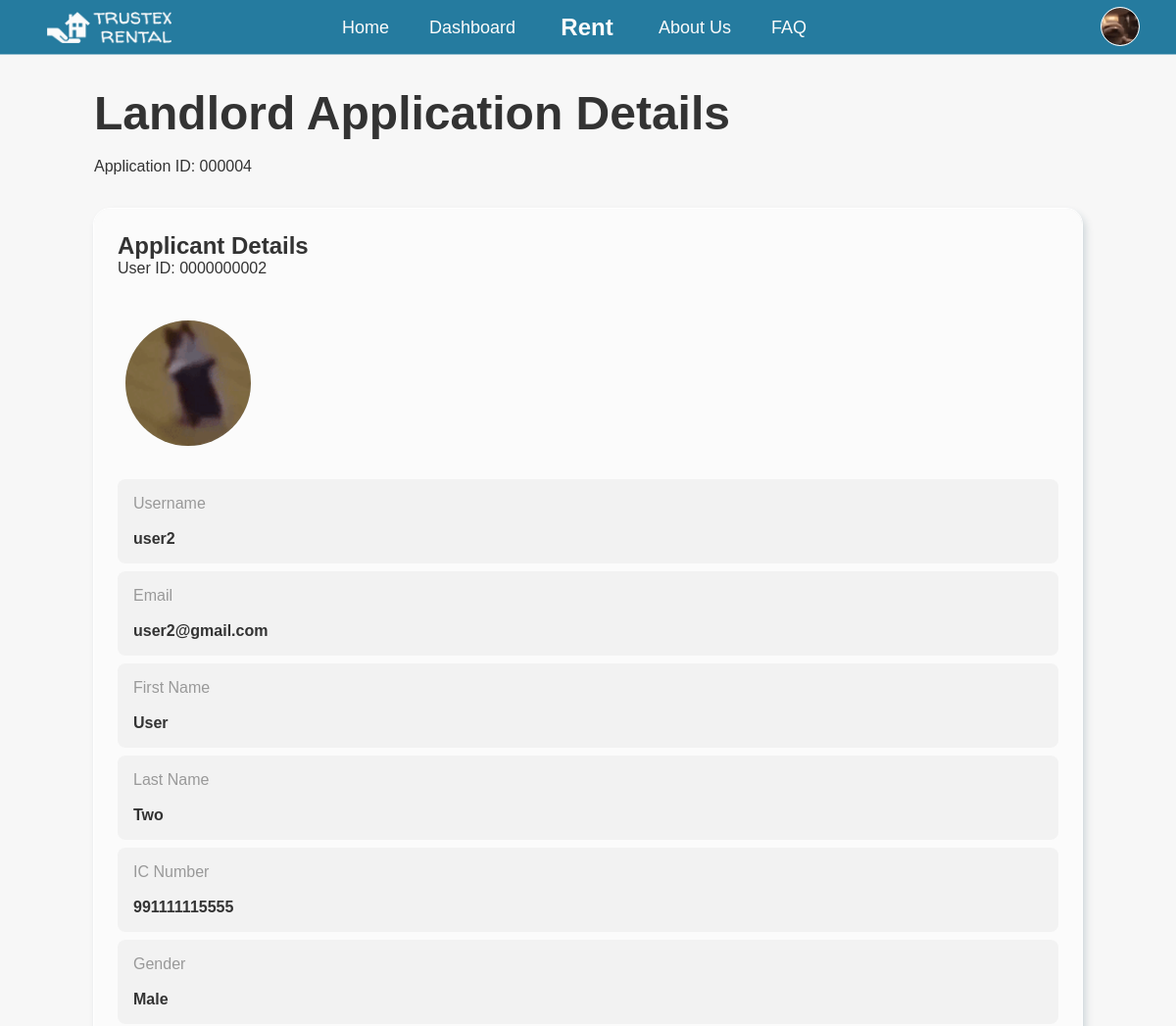
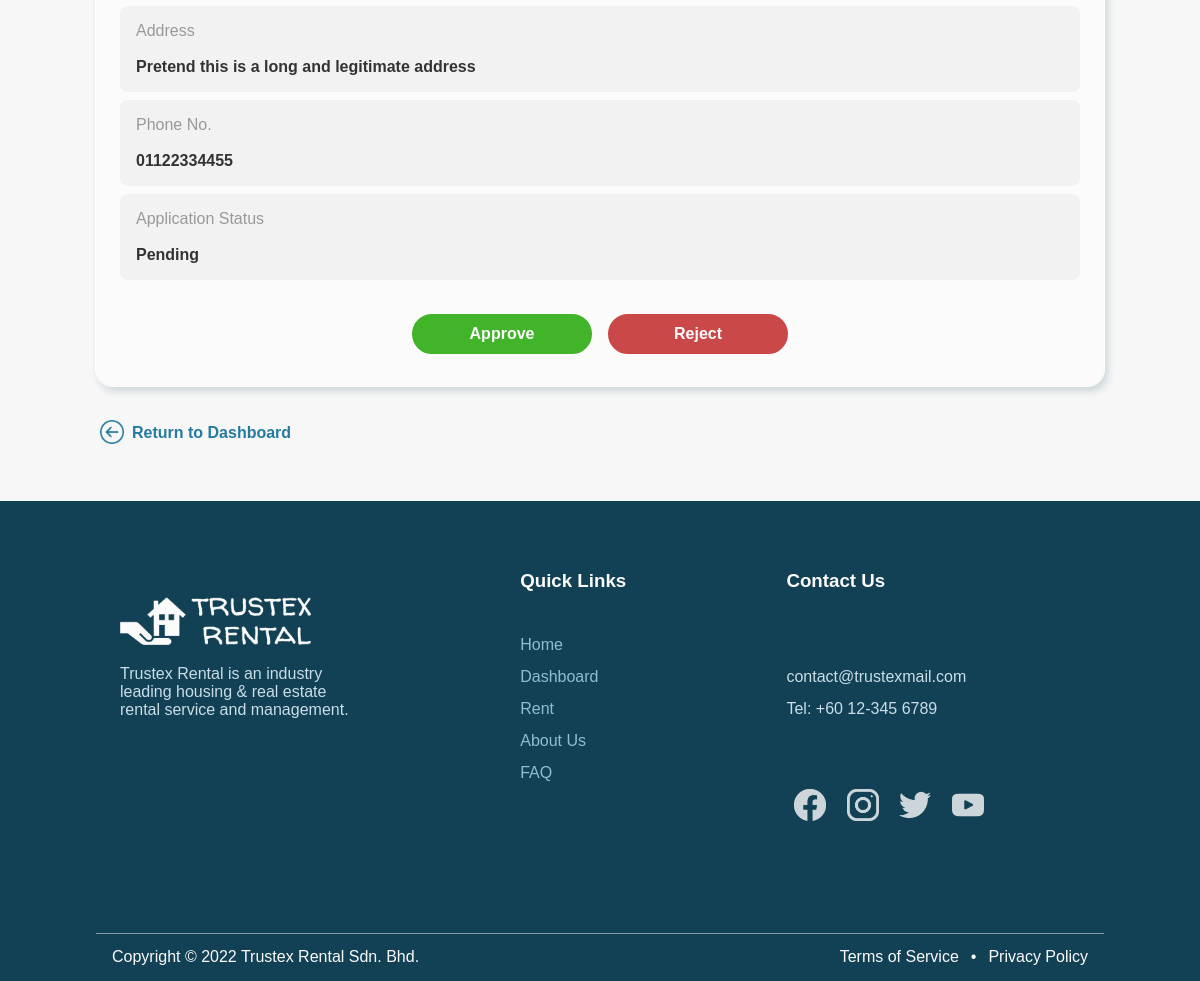
The page /application-details.php?id=4 (signed in) on the database its author committed (2 pictures, top to bottom).
### tables this page shows
CREATE TABLE `applications` (
  `applicationID` int(6) NOT NULL,
  `userID` int(10) NOT NULL,
  `userFName` varchar(32) NOT NULL,
  `userLName` varchar(32) NOT NULL,
  `userIC` varchar(12) NOT NULL,
  `userGender` char(1) NOT NULL,
  `userAddress` varchar(512) NOT NULL,
  `userPhoneNo` varchar(12) NOT NULL,
  `applicationStatus` varchar(32) NOT NULL DEFAULT 'Pending',
  `administratorID` int(4) DEFAULT NULL
);

CREATE TABLE `user` (
  `userID` int(10) NOT NULL,
  `userName` varchar(32) NOT NULL,
  `userEmail` varchar(256) NOT NULL,
  `userPassword` varchar(256) NOT NULL,
  `userType` char(1) NOT NULL DEFAULT 'T',
  `userFName` varchar(32) NOT NULL,
  `userLName` varchar(32) NOT NULL,
  `userIC` varchar(12) NOT NULL,
  `userGender` char(1) NOT NULL,
  `userAddress` varchar(512) NOT NULL,
  `userPhoneNo` varchar(12) NOT NULL
);

### application-details.php (the view, shortened to what this page needs)
<?php
  if ($_SESSION['userType'] == 'A') {
    include("dbconnect.php");
    $sql_app = "SELECT * FROM applications WHERE applicationID = '".$_GET['id']."'";
    $result_app = mysqli_query($connect, $sql_app) or die ("Error: ".mysqli_error($connect));
    $applicant = mysqli_fetch_assoc($result_app);
    $sql_user = "SELECT userName, userEmail FROM user WHERE userID = '".$applicant["userID"]."'";
    $result_user = mysqli_query($connect, $sql_user) or die ("Error: ".mysqli_error($connect));
    $applicant_user = mysqli_fetch_assoc($result_user);
    $applicantid = $applicant["applicationID"];
    $userid = $applicant["userID"];
    $username = $applicant_user["userName"];
    $email = $applicant_user["userEmail"];
    $firstname = $applicant["userFName"];
    $lastname = $applicant["userLName"];
    $ic = $applicant["userIC"];
    $gender = $applicant["userGender"];
    if ($gender == "M") {
      $gender = "Male";
    } else if ($gender == "F") {
      $gender = "Female";
    } else {
      $gender = "N/A";
    }
    $address = $applicant["userAddress"];
    $phoneno = $applicant["userPhoneNo"];
    $status = $applicant["applicationStatus"];
?>
<!DOCTYPE html>
<html>
  <body id="application-form">
    <div class="default-container container-margin">
      <h1>Landlord Application Details</h1><br>
      <p>Application ID: <?php echo sprintf('%06d', $applicantid) ?></p><br>
      <div class="max-container application-details-container">
        <h2>Applicant Details</h2>
        <p>User ID: <?php echo sprintf('%010d', $userid) ?></p><br><br>
        <?php
          $profileicon = "assets/images/users/user-".sprintf('%010d', $applicant['userID'])."/profile-picture/profile-picture.png";
        ?>
        <div class="propic-container propic-applicant-details-container">
          <image class="profile-pic" src=" <?php echo $profileicon ?> " onerror="this.onerror=null; this.src='assets/images/profile-default.png'"></image>
        </div><br>
        <div class="application-details">
          <label>Username</label><br><br>
          <p><?php echo $username ?></p>
        </div>
        <div class="application-details">
          <label>Email</label><br><br>
          <p><?php echo $email ?></p>
        </div>
        <div class="application-details">
          <label>First Name</label><br><br>
          <p><?php echo $firstname ?></p>
        </div>
        <div class="application-details">
          <label>Last Name</label><br><br>
          <p><?php echo $lastname ?></p>
        </div>
        <div class="application-details">
          <label>IC Number</label><br><br>
          <p><?php echo $ic ?></p>
        </div>
        <div class="application-details">
          <label>Gender</label><br><br>
          <p><?php echo $gender ?></p>
        </div>
        <div class="application-details">
          <label>Address</label><br><br>
          <p><?php echo $address ?></p>
        </div>
        <div class="application-details">
          <label>Phone No.</label><br><br>
          <p><?php echo $phoneno ?></p>
        </div>
        <div class="application-details">
          <label>Application Status</label><br><br>
          <p><?php echo $status ?></p>
        </div>
        <br>
        <form method="POST" action="application-result.php">
          <input class="application-form-button approve-button" type="submit" name="approve" value="Approve">
          <input class="application-form-button reject-button" type="submit" name="reject" value="Reject">
        </form>
      </div>
      <br>
      <a class="return-dashboard" href="dashboard.php">
        <img src="assets/icons/back-button.png"></img>
        <h4>Return to Dashboard</h4>
      </a>
    </div>
  </body>
</html>
<?php
  } else {
    header("Location: dashboard.php");
  }
?>

### rows shown on the page
applications: applicationID "000004", userID "0000000002", userFName "User", userLName "Two", userIC "991111115555", userGender "Male", userAddress "Pretend this is a long and legitimate address", userPhoneNo "01122334455", applicationStatus "Pending"
user: userName "user2", userEmail "user2@gmail.com"
